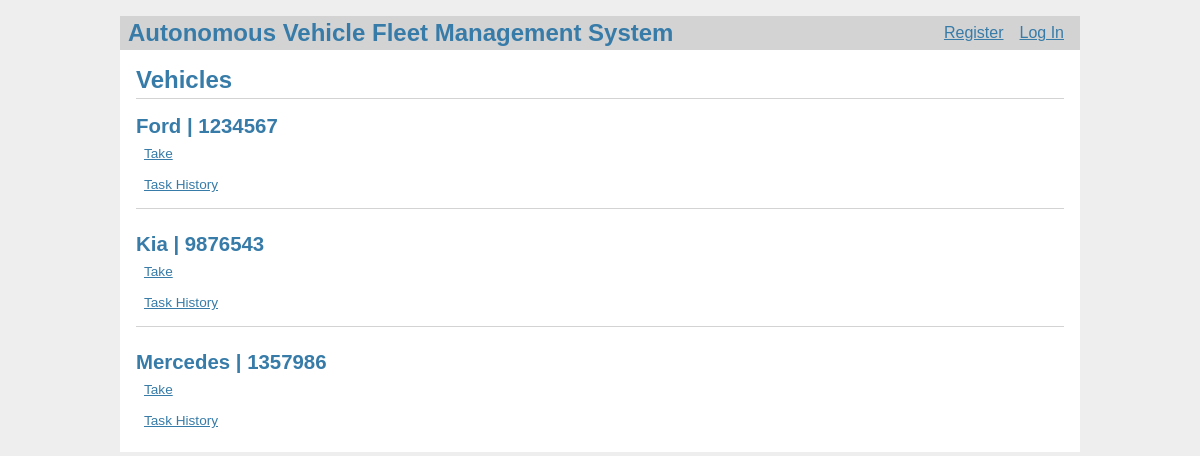
Before: /vehicles/ with the older database file.
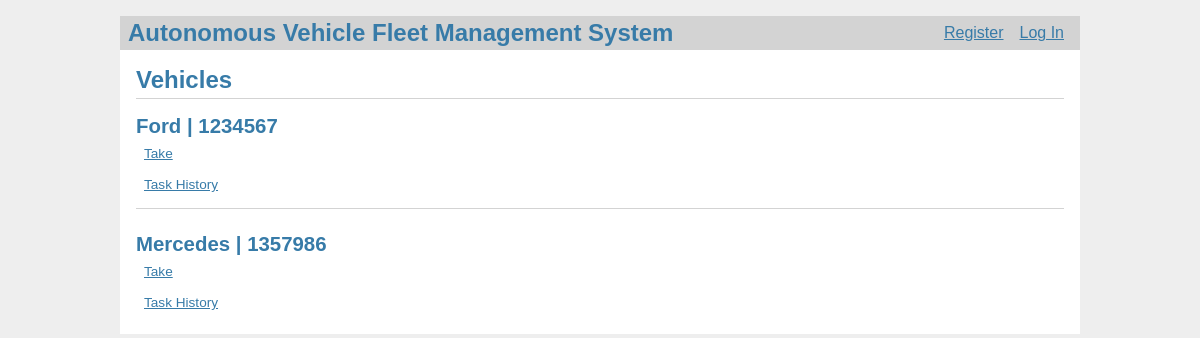
After: the same page with the newer database file.
### models.py (models this page shows, shortened)
class Vehicle(db.Model):
    id = db.Column(db.Integer, primary_key=True)
    manufacturer = db.Column(db.String(80), unique=False, nullable=False)
    license_plate_number = db.Column(
        db.String(80), unique=True, nullable=False)
    user_id = db.Column(db.Integer, nullable=True)
    available = db.Column(db.Boolean, unique=False,
                          nullable=False, default=True)

### vehicles.py (the view)
@bp.route('/')
def index():
    vehicles = Vehicle.query.all()
    users = {
        user.id: user for user in
        User.query.filter(User.id.in_(
            [vehicle.user_id for vehicle in vehicles if vehicle.user_id]
        )).all()
    }
    create_staff_user()
    return render_template('vehicles/index.html', vehicles=vehicles, users=users)

### auth.py (called while the page is built)
@bp.before_app_request
def load_logged_in_user():
    user_id = session.get('user_id')
    if user_id is None:
        g.user = None
    else:
        g.user = User.query.filter_by(id=user_id).first()

### vehicles.py (called while the page is built)
def create_staff_user():
    staff_user = User.query.filter_by(username='staffUser').first()
    if staff_user is None:
        staff_user = User(username='staffUser', password=generate_password_hash(
            'staffpass'), role='STAFF')
        db.session.add(staff_user)
        db.session.commit()

### templates/vehicles/index.html (shortened to what this page needs)
{% extends 'base.html' %}
{% block header %}
<h1>{% block title %}Vehicles{% endblock %}</h1>
{% endblock %}
{% block content %}
{% for v in vehicles %}
<article class="vehicle">
    <header>
        <div>
            <h1>{{ v.manufacturer }} | {{ v.license_plate_number }}</h1>
            {% if v.available == True %}
            <a class="action" href="{{ url_for('vehicles.take_vehicle', vid=v.id) }}">Take</a>
            {% else %}
            {% if v.user_id == g.user.id %}
            <a class="action" href="{{ url_for('vehicles.return_vehicle', vid=v.id) }}">Return</a>
            {% else %}
            <p>Taken by {{ users[v.user_id].username }}.</p>
            {% endif %}
            {% endif %}
            <a class="action" href="{{ url_for('vehicles.task_history', vid=v.id) }}">Task History</a>
        </div>
    </header>
</article>
{% if not loop.last %}
<hr>
{% endif %}
{% endfor %}
{% endblock %}

### templates/base.html (shortened to what this page needs)
<!doctype html>
<link rel="stylesheet" href="{{ url_for('static', filename='style.css') }}">
<nav>
    <h1>Autonomous Vehicle Fleet Management System</h1>
    <ul>
        {% if g.user %}
        <li><span>{{ g.user['username'] }}</span>
        <li><a href="{{ url_for('auth.logout') }}">Log Out</a>
            {% else %}
        <li><a href="{{ url_for('auth.register') }}">Register</a>
        <li><a href="{{ url_for('auth.login') }}">Log In</a>
            {% endif %}
    </ul>
</nav>
<section class="content">
    <header>
        {% block header %}{% endblock %}
    </header>
    {% block content %}{% endblock %}
</section>

### static/style.css (style rules this page uses)
h1 { font-family: sans-serif; color: #377ba8; margin: 1rem 0; }
a { color: #377ba8; }
hr { border: none; border-top: 1px solid lightgray; }
nav { background: lightgray; display: flex; align-items: center; padding: 0 0.5rem; }
nav h1 { flex: auto; margin: 0; }
nav ul { display: flex; list-style: none; margin: 0; padding: 0; }
nav ul li a, nav ul li span, header .action { display: block; padding: 0.5rem; }
.content { padding: 0 1rem 1rem; }
.content>header { border-bottom: 1px solid lightgray; display: flex; align-items: flex-end; }
.content>header h1 { flex: auto; margin: 1rem 0 0.25rem 0; }
.vehicle>header { display: flex; align-items: flex-end; font-size: 0.85em; }
.vehicle>header>div:first-of-type { flex: auto; }
.vehicle>header h1 { font-size: 1.5em; margin-bottom: 0; }
.content:last-child { margin-bottom: 0; }

Changed rows visible on the page:
removed Vehicle: manufacturer "Kia", license_plate_number "9876543"
